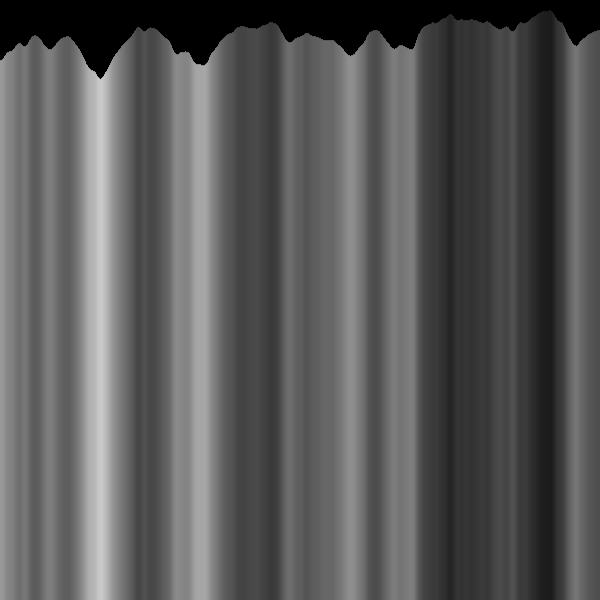
Frame 1 (no input)
Frame 60 (the mouse pressed at the canvas centre just before this capture): identical to frame 1, image omitted
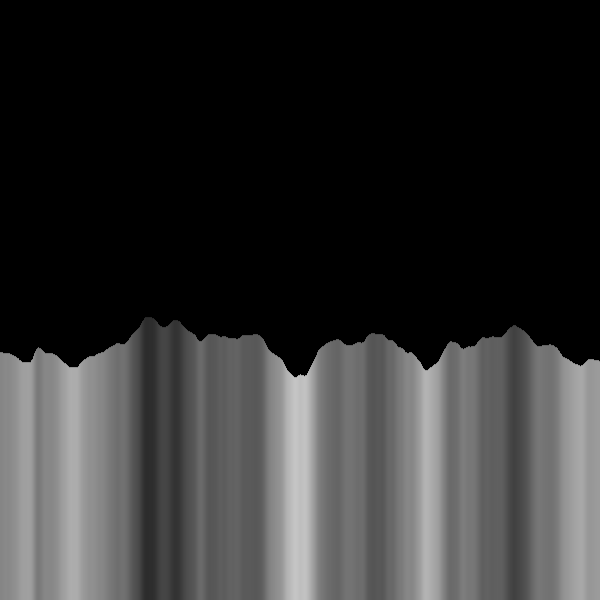
Frame 120 (the mouse held since frame 60 and released just before this capture)

The Processing sketch that drew these frames (run headless with seeded random() and noise(); from frame 60 on, the mouse is pressed at the canvas centre):

// Processing sketch: ex03
// ── ex03.pde
float noiseScale = 0.02;
void setup() {
  size(600,600);
}
void draw() {
  background(0);
  for (int x=0; x < width; x++) { // 600번 반복
  
    float noiseVal = noise((mouseX+x)*noiseScale, mouseY*noiseScale); 
    // x축과 y축에 따라 nose 난수 생성
    
    stroke(noiseVal*255);
    
    // x축은 고정한채로 (이러면 직선이 나옵니다.)
    // noise 난수로 선을 그립니다.
    line(x, mouseY + noiseVal * 100, x, height);
  }
}
